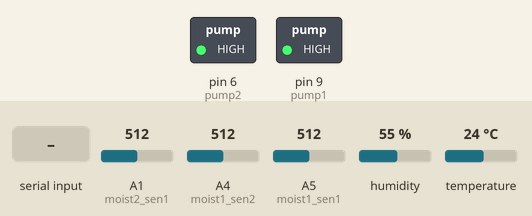
Recording of a sketch running on a simulated Arduino Uno, built with avr-gcc and run on an emulated ATmega328P. Parts: switched loads named in the sketch (green lamp = pin HIGH). Inputs (shaded band) come from the test bench; at power-on: A1 (moist2_sen1) = 512, A4 (moist1_sen2) = 512, A5 (moist1_sen1) = 512, humidity 55 %, temperature 24 °C. What the sketch prints to the serial monitor is not drawn.

Above: at 1.2 s.
1.3 s: "2" received over Serial
At 2.3 s:
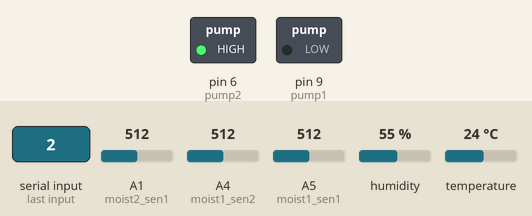
4.9 s: "4" received over Serial
At 5.3 s:
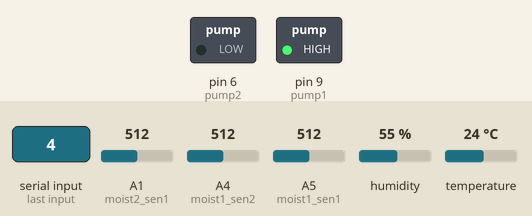
6.4 s: "2" received over Serial
At 7.8 s:
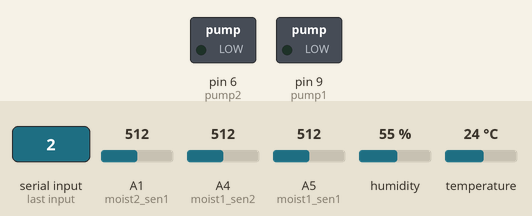
9.9 s: "3" received over Serial
At 10.9 s:
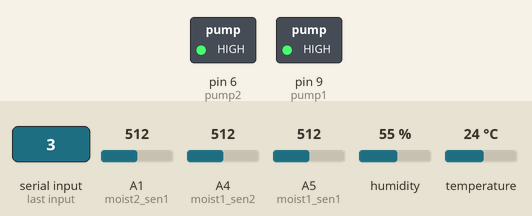
Timing chart, 0 to 12.4 s (numbered marks = the images above; inputs shaded):
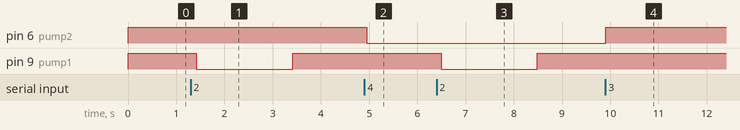

Measured:
- after the input at 1.3 s, pin 9 (pump1): HIGH → LOW after 0.11 s, → HIGH 2.0 s later
- after the input at 4.9 s, pin 6 (pump2): HIGH → LOW after 0.05 s
- after the input at 6.4 s, pin 9 (pump1): HIGH → LOW after 0.09 s, → HIGH 2.0 s later
- after the input at 9.9 s, pin 6 (pump2): LOW → HIGH at once

The sketch:

Project_AsTree.ino
```cpp
#include "DHT.h"
#define DHTPIN A0
#define DHTTYPE DHT11
#define moist1_sen1 A5
#define moist1_sen2 A4

DHT dht(DHTPIN, DHTTYPE);

const uint8_t PUMP_OFF = HIGH;
const uint8_t PUMP_ON = LOW;

float humidity = 0;
float airTemp = 0;

float moistVal1 = 0;
int moist2_sen1 = A1;
float moistVal2 = 0;
int pump1 = 9;
int pump2 = 6;
char incoming_value = 0;
bool Watering1 = false;
bool Watering2 = false;

void setup() {
  Serial.begin(9600);
  dht.begin();
  pinMode(pump1, OUTPUT);
  pinMode(pump2, OUTPUT);
  digitalWrite(pump2, PUMP_OFF);
  digitalWrite(pump1, PUMP_OFF);
}

// Getting moisture percentage
float getMoisture1() {
  float val = 0;
  for (int i = 0; i <= 100; i++) {
    val = val + analogRead(moist1_sen1) + analogRead(moist1_sen2);
    delay(1);
  }
  val = val / 200;
  float dry = 700;
  float percentDry = (val - 400) / dry;
  float percentWet = 0.905 - percentDry;
  return percentWet / 2;
}

// Getting moisture percentage
float getMoisture2(){
  float rawVal = analogRead(moist2_sen1);
  float calcVal = rawVal / 950;
  return calcVal;
}

// Controlling pumps from serial input
void controlPumps(char input) {
  if (input == '0') {
    Watering1 = false;
    digitalWrite(pump1, PUMP_OFF);
  } else if (input == '1') {
    Watering1 = true;
  } else if (input == '2') {
    digitalWrite(pump1, PUMP_ON);
    delay(2000);
    if (!Watering1) {
      digitalWrite(pump1, PUMP_OFF);
    }
  } else if (input == '3') {
    Watering2 = false;
    digitalWrite(pump2, PUMP_OFF);
  } else if (input == '4') {
    Watering2 = true;
  } else if (input == '5') {
    digitalWrite(pump2, PUMP_ON);
    delay(2000);
    if (!Watering2) {
      digitalWrite(pump2, PUMP_OFF);
    }
  }
}

// Auto watering based on system status and monitored conditions
void autoWater() {
  if (Watering1) {
    if (moistVal2 > 0.5) {
      digitalWrite(pump1, PUMP_OFF);
    } else {
      digitalWrite(pump1, PUMP_ON);
    }
  }

  if (Watering2) {
    if (moistVal1 > 0.5) {
      digitalWrite(pump2, PUMP_OFF);
    } else {
      digitalWrite(pump2, PUMP_ON);
    }
  }
}

// Printing to client
void printString(){
  Serial.println(String(moistVal2) + "," + humidity + "," + airTemp + "," + moistVal1 + "|");
}

void loop() {
  moistVal1 = getMoisture1();
  moistVal2 = getMoisture2();
  humidity = dht.readHumidity();
  airTemp = dht.readTemperature();

  if (Serial.available() > 0) {
    incoming_value = Serial.read();
    controlPumps(incoming_value);
  }
  if (Watering1 || Watering2) {
    autoWater();
  }

  printString();
}
```
